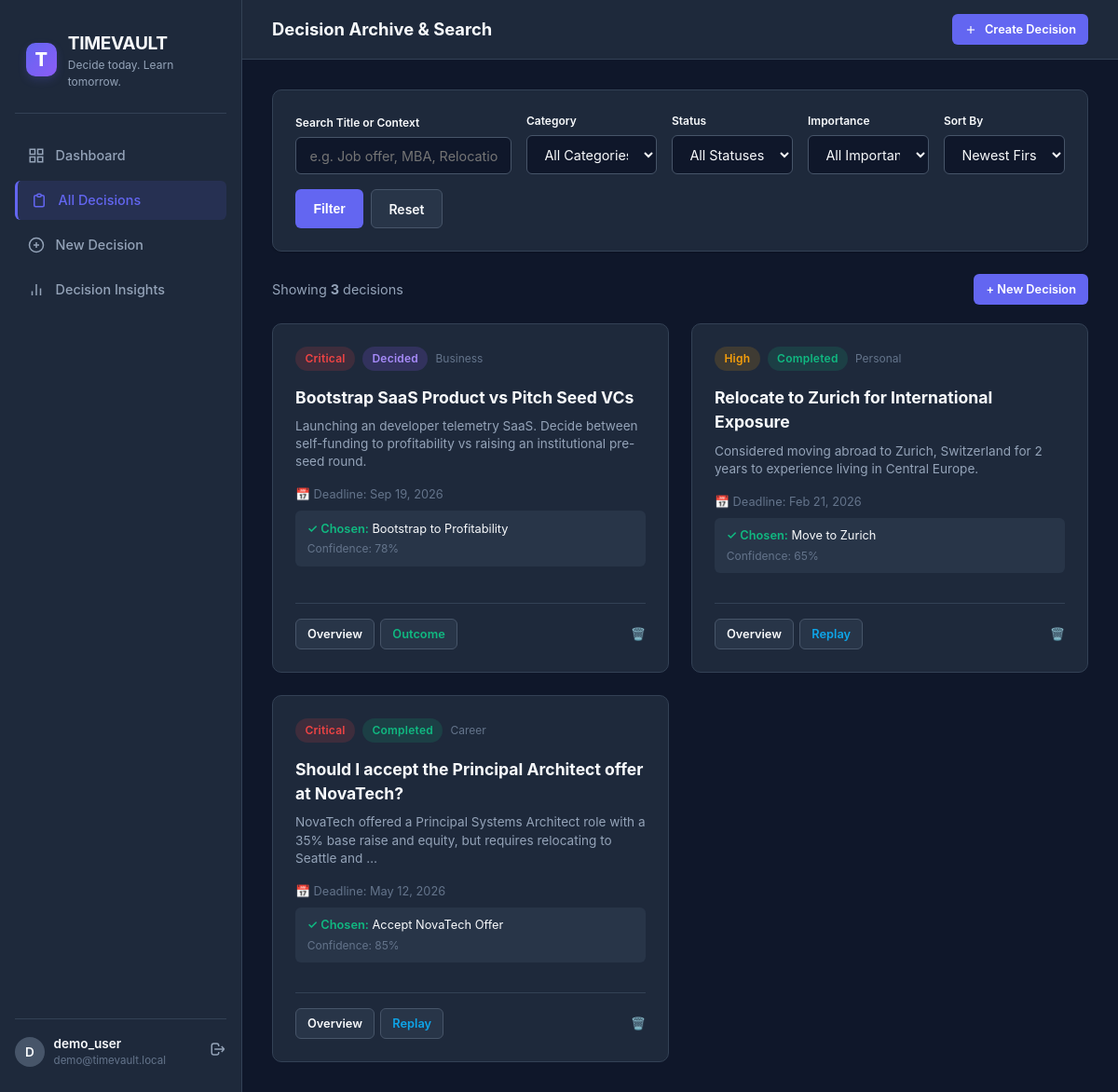
The app's page /decisions/ (signed in) with its own data.
### decisions/models.py (models this page shows, shortened)
class Decision(models.Model):
    CATEGORY_CHOICES = [
        ('CAREER', 'Career'),
        ('EDUCATION', 'Education'),
        ('FINANCE', 'Finance'),
        ('PERSONAL', 'Personal'),
        ('BUSINESS', 'Business'),
        ('TECHNOLOGY', 'Technology'),
        ('TRAVEL', 'Travel'),
        ('PURCHASE', 'Purchase'),
        ('RELATIONSHIPS', 'Relationships'),
        ('OTHER', 'Other'),
    ]
    IMPORTANCE_CHOICES = [
        ('LOW', 'Low'),
        ('MEDIUM', 'Medium'),
        ('HIGH', 'High'),
        ('CRITICAL', 'Critical'),
    ]
    STATUS_CHOICES = [
        ('DRAFT', 'Draft'),
        ('ACTIVE', 'Active'),
        ('DECIDED', 'Decided'),
        ('OUTCOME_PENDING', 'Outcome Pending'),
        ('COMPLETED', 'Completed'),
        ('ARCHIVED', 'Archived'),
    ]
    user = models.ForeignKey(User, on_delete=models.CASCADE, related_name='decisions')
    title = models.CharField(max_length=255, help_text="e.g. 'Should I accept the Senior Engineer offer at Company X?'")
    description = models.TextField(blank=True, help_text="Detailed context, motivations, and background.")
    category = models.CharField(max_length=20, choices=CATEGORY_CHOICES, default='CAREER')
    importance = models.CharField(max_length=15, choices=IMPORTANCE_CHOICES, default='MEDIUM')
    status = models.CharField(max_length=20, choices=STATUS_CHOICES, default='ACTIVE')
    deadline = models.DateField(null=True, blank=True, help_text="Target date to make the decision")
    decided_at = models.DateTimeField(null=True, blank=True)
    selected_option = models.ForeignKey(
        'DecisionOption',
        null=True,
        blank=True,
        on_delete=models.SET_NULL,
        related_name='chosen_in_decisions'
    )
    confidence_score = models.PositiveIntegerField(
        null=True,
        blank=True,
        validators=[MinValueValidator(1), MaxValueValidator(100)],
        help_text="Confidence level from 1% to 100%"
    )
    decision_reasoning = models.TextField(blank=True, help_text="Why this option was chosen over alternatives")
    created_at = models.DateTimeField(auto_now_add=True)
    updated_at = models.DateTimeField(auto_now=True)
    class Meta:
        ordering = ['-updated_at']
        indexes = [
            models.Index(fields=['user', 'status']),
            models.Index(fields=['user', 'category']),
        ]

class DecisionOption(models.Model):
    decision = models.ForeignKey(Decision, on_delete=models.CASCADE, related_name='options')
    title = models.CharField(max_length=200, help_text="e.g. 'Accept Offer A (Hybrid, San Francisco)'")
    description = models.TextField(blank=True)
    order = models.PositiveIntegerField(default=1)
    created_at = models.DateTimeField(auto_now_add=True)
    class Meta:
        ordering = ['order', 'id']

### decisions/views.py (the view)
# urls.py: path('decisions/', views.decision_list_view, name='decision_list'),
@login_required
def decision_list_view(request):
    decisions = Decision.objects.filter(user=request.user).select_related('selected_option')
    query = request.GET.get('q', '').strip()
    category = request.GET.get('category', '').strip()
    status = request.GET.get('status', '').strip()
    importance = request.GET.get('importance', '').strip()
    sort_by = request.GET.get('sort', '-updated_at').strip()
    if query:
        decisions = decisions.filter(
            Q(title__icontains=query) | Q(description__icontains=query)
        )
    if category:
        decisions = decisions.filter(category=category)
    if status:
        decisions = decisions.filter(status=status)
    if importance:
        decisions = decisions.filter(importance=importance)
    valid_sorts = {
        'newest': '-created_at',
        'oldest': 'created_at',
        'updated': '-updated_at',
        'deadline': 'deadline',
        'title': 'title',
    }
    decisions = decisions.order_by(valid_sorts.get(sort_by, '-updated_at'))
    context = {
        'decisions': decisions,
        'categories': Decision.CATEGORY_CHOICES,
        'statuses': Decision.STATUS_CHOICES,
        'importances': Decision.IMPORTANCE_CHOICES,
        'current_query': query,
        'current_category': category,
        'current_status': status,
        'current_importance': importance,
        'current_sort': sort_by,
        'total_count': decisions.count(),
    }
    return render(request, 'decisions/decision_list.html', context)

### templates/decisions/decision_list.html (shortened to what this page needs)
{% extends 'base.html' %}
{% block header_title %}Decision Archive & Search{% endblock %}
{% block content %}
<div class="card" style="margin-bottom: 1.5rem;">
  <form method="get" style="display: flex; gap: 1rem; flex-wrap: wrap; align-items: flex-end;">
    <div style="flex: 2; min-width: 220px;">
      <label class="form-label" style="font-size: 0.75rem;">Search Title or Context</label>
      <input type="text" name="q" value="{{ current_query }}" class="form-input" placeholder="e.g. Job offer, MBA, Relocation...">
    </div>
    <div style="flex: 1; min-width: 140px;">
      <label class="form-label" style="font-size: 0.75rem;">Category</label>
      <select name="category" class="form-select">
        <option value="">All Categories</option>
      </select>
    </div>
    <div style="flex: 1; min-width: 130px;">
      <label class="form-label" style="font-size: 0.75rem;">Status</label>
      <select name="status" class="form-select">
        <option value="">All Statuses</option>
      </select>
    </div>
    <div style="flex: 1; min-width: 130px;">
      <label class="form-label" style="font-size: 0.75rem;">Importance</label>
      <select name="importance" class="form-select">
        <option value="">All Importances</option>
      </select>
    </div>
    <div style="flex: 1; min-width: 130px;">
      <label class="form-label" style="font-size: 0.75rem;">Sort By</label>
      <select name="sort" class="form-select">
        <option value="newest" {% if current_sort == 'newest' %}selected{% endif %}>Newest First</option>
      </select>
    </div>
    <div style="display: flex; gap: 0.5rem;">
      <button type="submit" class="btn btn-primary">Filter</button>
      <a href="{% url 'decision_list' %}" class="btn btn-secondary">Reset</a>
    </div>
  </form>
</div>
<div style="display: flex; justify-content: space-between; align-items: center; margin-bottom: 1.25rem;">
  <div style="font-size: 0.9rem; color: var(--text-muted);">Showing <strong>{{ total_count }}</strong> decisions</div>
  <a href="{% url 'decision_create' %}" class="btn btn-primary btn-sm">+ New Decision</a>
</div>
{% if decisions %}
  <div class="decision-grid">
    {% for dec in decisions %}
      <div class="decision-card">
        <div>
          <div class="decision-meta">
            <span class="badge badge-{{ dec.importance|lower }}">{{ dec.get_importance_display }}</span>
            <span class="badge badge-{{ dec.status|lower }}">{{ dec.get_status_display }}</span>
            <span style="font-size: 0.75rem; color: var(--text-dim);">{{ dec.get_category_display }}</span>
          </div>
          <h3 class="decision-card-title">
            <a href="{% url 'decision_detail' dec.pk %}">{{ dec.title }}</a>
          </h3>
          <p style="font-size: 0.85rem; color: var(--text-muted); line-height: 1.4; margin-bottom: 1rem;">
            {{ dec.description|truncatewords:20|default:"No detailed notes recorded." }}
          </p>
          <div style="font-size: 0.8rem; color: var(--text-dim); margin-bottom: 0.5rem;">
            {% if dec.deadline %}
              📅 Deadline: {{ dec.deadline|date:"M d, Y" }}
            {% else %}
              📅 No strict deadline
            {% endif %}
          </div>
          {% if dec.selected_option %}
            <div style="background-color: var(--bg-surface-elevated); padding: 0.6rem 0.8rem; border-radius: var(--radius-sm); font-size: 0.8rem; margin-bottom: 1rem;">
              <span style="color: var(--accent-success); font-weight: 600;">✓ Chosen:</span> {{ dec.selected_option.title }}
              <div style="color: var(--text-dim); font-size: 0.75rem; margin-top: 0.2rem;">Confidence: {{ dec.confidence_score }}%</div>
            </div>
          {% endif %}
        </div>
        <div style="display: flex; justify-content: space-between; align-items: center; padding-top: 1rem; border-top: 1px solid var(--border-subtle); margin-top: 1rem;">
          <div style="display: flex; gap: 0.4rem;">
            <a href="{% url 'decision_detail' dec.pk %}" class="btn btn-secondary btn-sm">Overview</a>
            {% if dec.status == 'COMPLETED' %}
              <a href="{% url 'decision_replay' dec.pk %}" class="btn btn-secondary btn-sm" style="color: var(--accent-info);">Replay</a>
            {% elif dec.status == 'DECIDED' %}
              <a href="{% url 'decision_outcome' dec.pk %}" class="btn btn-secondary btn-sm" style="color: var(--accent-success);">Outcome</a>
            {% else %}
              <a href="{% url 'decision_wizard' dec.pk %}" class="btn btn-primary btn-sm">Evaluate</a>
            {% endif %}
          </div>
          <a href="{% url 'decision_delete' dec.pk %}" style="color: var(--text-dim); font-size: 0.8rem; hover: color: var(--accent-danger);" title="Delete">🗑️</a>
        </div>
      </div>
    {% endfor %}
  </div>
{% endif %}
{% endblock %}

### templates/base.html (shortened to what this page needs)
{% load static %}
<!DOCTYPE html>
<html lang="en">
<head>
  <link rel="stylesheet" href="{% static 'css/style.css' %}">
</head>
<body>
  <div class="app-shell">
    {% if user.is_authenticated %}
    <aside class="sidebar">
      <div class="brand-header">
        <div class="brand-icon">T</div>
        <div>
          <div class="brand-title">TIMEVAULT</div>
          <div class="brand-tagline">Decide today. Learn tomorrow.</div>
        </div>
      </div>
      <nav class="nav-group">
        <a href="{% url 'dashboard' %}" class="nav-link {% if request.resolver_match.url_name == 'dashboard' %}active{% endif %}">
          <svg width="18" height="18" fill="none" stroke="currentColor" stroke-width="2" viewBox="0 0 24 24"><rect x="3" y="3" width="7" height="7"/><rect x="14" y="3" width="7" height="7"/><rect x="14" y="14" width="7" height="7"/><rect x="3" y="14" width="7" height="7"/></svg>
          Dashboard
        </a>
        <a href="{% url 'decision_list' %}" class="nav-link {% if request.resolver_match.url_name == 'decision_list' %}active{% endif %}">
          <svg width="18" height="18" fill="none" stroke="currentColor" stroke-width="2" viewBox="0 0 24 24"><path d="M9 5H7a2 2 0 00-2 2v12a2 2 0 002 2h10a2 2 0 002-2V7a2 2 0 00-2-2h-2M9 5a2 2 0 002 2h2a2 2 0 002-2M9 5a2 2 0 012-2h2a2 2 0 012 2"/></svg>
          All Decisions
        </a>
        <a href="{% url 'decision_create' %}" class="nav-link {% if request.resolver_match.url_name == 'decision_create' %}active{% endif %}">
          <svg width="18" height="18" fill="none" stroke="currentColor" stroke-width="2" viewBox="0 0 24 24"><circle cx="12" cy="12" r="10"/><line x1="12" y1="8" x2="12" y2="16"/><line x1="8" y1="12" x2="16" y2="12"/></svg>
          New Decision
        </a>
        <a href="{% url 'insights' %}" class="nav-link {% if request.resolver_match.url_name == 'insights' %}active{% endif %}">
          <svg width="18" height="18" fill="none" stroke="currentColor" stroke-width="2" viewBox="0 0 24 24"><path d="M18 20V10M12 20V4M6 20v-6"/></svg>
          Decision Insights
        </a>
      </nav>
      <div class="user-profile">
        <div style="display: flex; align-items: center; gap: 0.6rem;">
          <div class="user-avatar">{{ user.username|make_list|first|upper }}</div>
          <div>
            <div style="font-size: 0.85rem; font-weight: 600;">{{ user.username }}</div>
            <div style="font-size: 0.72rem; color: var(--text-dim);">{{ user.email|default:"Active User" }}</div>
          </div>
        </div>
        <a href="{% url 'logout' %}" title="Sign out" style="color: var(--text-muted); font-size: 0.8rem; hover: color: var(--accent-danger);">
          <svg width="18" height="18" fill="none" stroke="currentColor" stroke-width="2" viewBox="0 0 24 24"><path d="M17 16l4-4m0 0l-4-4m4 4H7m6 4v1a3 3 0 01-3 3H6a3 3 0 01-3-3V7a3 3 0 013-3h4a3 3 0 013 3v1"/></svg>
        </a>
      </div>
    </aside>
    {% endif %}
    <div class="main-wrapper">
      <header class="top-bar">
        <h1 style="font-size: 1.15rem; font-weight: 700;">{% block header_title %}Decision Intelligence{% endblock %}</h1>
        <div style="display: flex; align-items: center; gap: 1rem;">
          {% if user.is_authenticated %}
            <a href="{% url 'decision_create' %}" class="btn btn-primary btn-sm">
              <svg width="14" height="14" fill="none" stroke="currentColor" stroke-width="2" viewBox="0 0 24 24"><line x1="12" y1="5" x2="12" y2="19"/><line x1="5" y1="12" x2="19" y2="12"/></svg>
              Create Decision
            </a>
          {% else %}
            <a href="{% url 'login' %}" class="btn btn-secondary btn-sm">Sign In</a>
            <a href="{% url 'register' %}" class="btn btn-primary btn-sm">Sign Up</a>
          {% endif %}
        </div>
      </header>
      <main class="page-container">
        {% block content %}{% endblock %}
      </main>
    </div>
  </div>
</body>
</html>

### records on screen
Decision: importance "Critical", status "Decided", category "Business", title "Bootstrap SaaS Product vs Pitch Seed VCs", description "Launching an developer telemetry SaaS. Decide between self-funding to profitability vs raising an institutional pre-seed round.", deadline "Sep 19, 2026", selected_option "Bootstrap to Profitability", confidence_score "78", shows "Outcome"
Decision: importance "High", status "Completed", category "Personal", title "Relocate to Zurich for International Exposure", description "Considered moving abroad to Zurich, Switzerland for 2 years to experience living in Central Europe.", deadline "Feb 21, 2026", selected_option "Move to Zurich", confidence_score "65", shows "Replay"
Decision: importance "Critical", status "Completed", category "Career", title "Should I accept the Principal Architect offer at NovaTech?", description "NovaTech offered a Principal Systems Architect role with a 35% base raise and equity, but requires relocating to Seattle and …", deadline "May 12, 2026", selected_option "Accept NovaTech Offer", confidence_score "85", shows "Replay"

### other values on screen
{{ user.username|make_list|first|upper }} "D"
{{ user.username }} "demo_user"
{{ user.email|default:"Active User" }} "demo@timevault.local"
{{ total_count }} "3"
